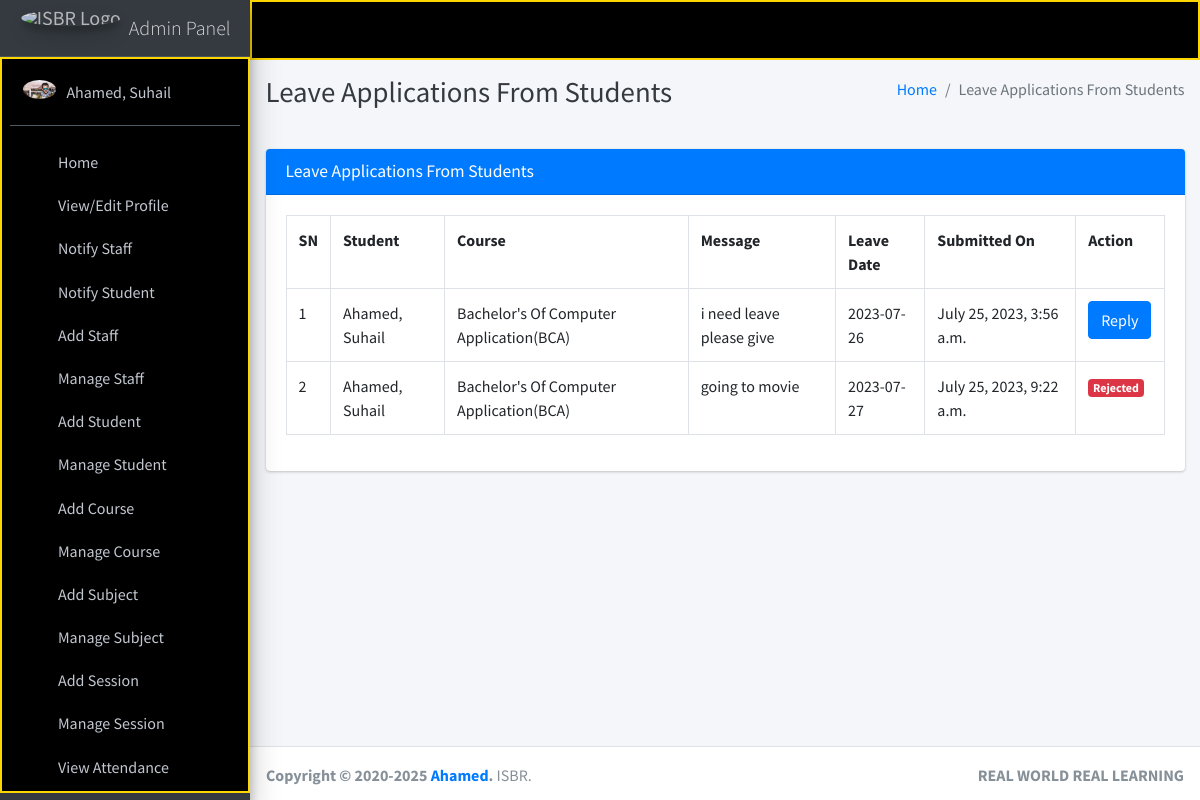
The app's page /student/view/leave/ (signed in), older data.
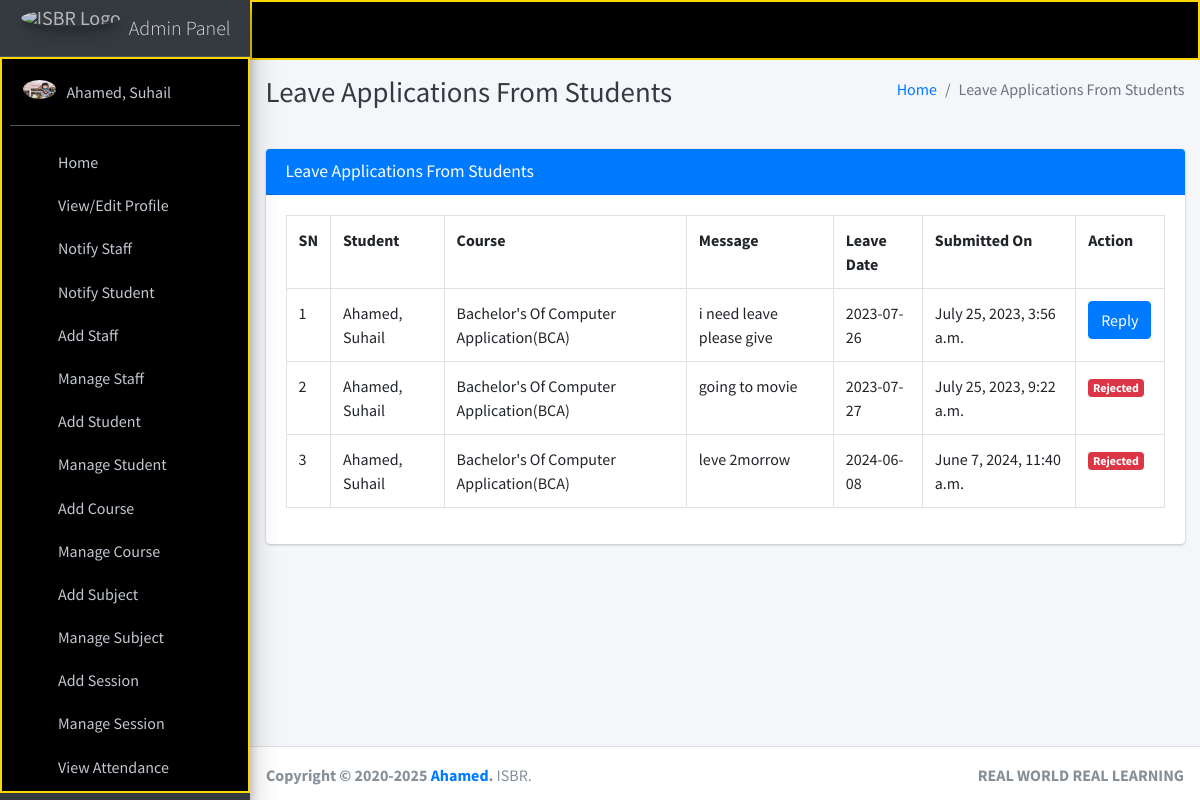
The same page, newer data.
### main_app/models.py (models this page shows)
class LeaveReportStudent(models.Model):
    student = models.ForeignKey(Student, on_delete=models.CASCADE)
    date = models.CharField(max_length=60)
    message = models.TextField()
    status = models.SmallIntegerField(default=0)
    created_at = models.DateTimeField(auto_now_add=True)
    updated_at = models.DateTimeField(auto_now=True)

class Student(models.Model):
    admin = models.OneToOneField(CustomUser, on_delete=models.CASCADE)
    course = models.ForeignKey(Course, on_delete=models.DO_NOTHING, null=True, blank=False)
    session = models.ForeignKey(Session, on_delete=models.DO_NOTHING, null=True)
    def __str__(self):
        return self.admin.last_name + ", " + self.admin.first_name

class CustomUser(AbstractUser):
    USER_TYPE = ((1, "HOD"), (2, "Staff"), (3, "Student"))
    GENDER = [("M", "Male"), ("F", "Female")]
    username = None  # Removed username, using email instead
    email = models.EmailField(unique=True)
    user_type = models.CharField(default=1, choices=USER_TYPE, max_length=1)
    gender = models.CharField(max_length=1, choices=GENDER)
    profile_pic = models.ImageField()
    address = models.TextField()
    fcm_token = models.TextField(default="")  # For firebase notifications
    created_at = models.DateTimeField(auto_now_add=True)
    updated_at = models.DateTimeField(auto_now=True)
    USERNAME_FIELD = "email"
    REQUIRED_FIELDS = []
    objects = CustomUserManager()
    def __str__(self):
        return self.last_name + ", " + self.first_name

class Course(models.Model):
    name = models.CharField(max_length=120)
    created_at = models.DateTimeField(auto_now_add=True)
    updated_at = models.DateTimeField(auto_now=True)
    def __str__(self):
        return self.name

### main_app/hod_views.py (the view, shortened to what this page needs)
# urls.py: path("student/view/leave/", hod_views.view_student_leave,
@csrf_exempt
def view_student_leave(request):
    if request.method != 'POST':
        allLeave = LeaveReportStudent.objects.all()
        context = {
            'allLeave': allLeave,
            'page_title': 'Leave Applications From Students'
        }
        return render(request, "hod_template/student_leave_view.html", context)

### main_app/templates/hod_template/student_leave_view.html (shortened to what this page needs)
{% extends 'main_app/base.html' %}
{% load static %}
{% block page_title %}{{page_title}}{% endblock page_title %}
{% block content %}
<section class="content">
    <div class="container-fluid">
        <div class="row">
            <div class="col-md-12">
                <div class="card card-primary">
                    <div class="card-header">
                        <h3 class="card-title">{{page_title}}</h3>
                    </div>
                    <div class="table card-body">
                        <table class="table table-bordered">
                            <tr>
                                <th>SN</th>
                                <th>Student</th>
                                <th>Course</th>
                                <th>Message</th>
                                <th>Leave Date</th>
                                <th>Submitted On</th>
                                <th>Action</th>
                            </tr>
                            {% for leave in  allLeave %}
                              <tr>
                                  <td>{{forloop.counter}}</td>
                                  <td>{{leave.student}}</td>
                                  <td>{{leave.student.course}}</td>
                                  <td>{{leave.message}}</td>
                                  <td>{{leave.date}}</td>
                                  <td>{{leave.created_at}}</td>
                                      {% if leave.status == 0 %}
                                           <td> <button data-toggle = "modal" data-target = "#reply_modal" value="{{leave.id}}" class="btn btn-primary reply_open_modal">Reply</button>
{% elif leave.status == -1 %}
<td><span  class='badge badge-danger'>Rejected</span></td>
{% else %}
<td><span  class='badge badge-success'>Approved</span></td>
                                            <td>{{feedback.updated_at}}</td>
                                      {% endif %}
                                  </td>
                              </tr>
                            {% endfor %}
                        </table>
                    </div>
                    </div>
            </div>
        </div>
    </div>
</section>
{% endblock content %}

Row changes from the older to the newer data that the page shows:
added LeaveReportStudent: student "Ahamed, Suhail", student.course "Bachelor's Of Computer Application(BCA)", message "leve 2morrow", date "2024-06-08", created_at "June 7, 2024, 11:40 a.m.", status "Rejected"
